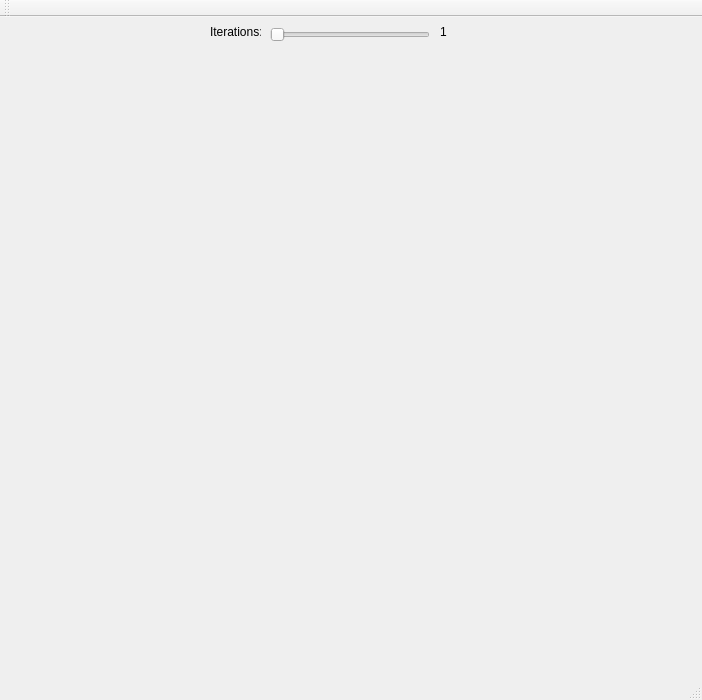
<?xml version="1.0" encoding="UTF-8"?>
<ui version="4.0">
 <class>SierpinskiSquare</class>
 <widget class="QMainWindow" name="SierpinskiSquare">
  <property name="geometry">
   <rect>
    <x>0</x>
    <y>0</y>
    <width>702</width>
    <height>700</height>
   </rect>
  </property>
  <property name="maximumSize">
   <size>
    <width>16777215</width>
    <height>700</height>
   </size>
  </property>
  <property name="windowTitle">
   <string>SierpinskiSquare</string>
  </property>
  <widget class="QWidget" name="centralWidget">
   <widget class="QSlider" name="horizontalSlider">
    <property name="geometry">
     <rect>
      <x>270</x>
      <y>10</y>
      <width>160</width>
      <height>16</height>
     </rect>
    </property>
    <property name="minimum">
     <number>1</number>
    </property>
    <property name="maximum">
     <number>8</number>
    </property>
    <property name="orientation">
     <enum>Qt::Horizontal</enum>
    </property>
    <property name="invertedAppearance">
     <bool>false</bool>
    </property>
   </widget>
   <widget class="QLabel" name="label">
    <property name="geometry">
     <rect>
      <x>210</x>
      <y>7</y>
      <width>51</width>
      <height>16</height>
     </rect>
    </property>
    <property name="text">
     <string>Iterations: </string>
    </property>
   </widget>
   <widget class="QLabel" name="label_2">
    <property name="geometry">
     <rect>
      <x>440</x>
      <y>7</y>
      <width>51</width>
      <height>16</height>
     </rect>
    </property>
    <property name="text">
     <string>1</string>
    </property>
   </widget>
  </widget>
  <widget class="QMenuBar" name="menuBar">
   <property name="geometry">
    <rect>
     <x>0</x>
     <y>0</y>
     <width>702</width>
     <height>20</height>
    </rect>
   </property>
  </widget>
  <widget class="QToolBar" name="mainToolBar">
   <attribute name="toolBarArea">
    <enum>TopToolBarArea</enum>
   </attribute>
   <attribute name="toolBarBreak">
    <bool>false</bool>
   </attribute>
  </widget>
  <widget class="QStatusBar" name="statusBar"/>
 </widget>
 <layoutdefault spacing="6" margin="11"/>
 <resources/>
 <connections>
  <connection>
   <sender>horizontalSlider</sender>
   <signal>valueChanged(int)</signal>
   <receiver>label_2</receiver>
   <slot>setNum(int)</slot>
   <hints>
    <hint type="sourcelabel">
     <x>283</x>
     <y>57</y>
    </hint>
    <hint type="destinationlabel">
     <x>463</x>
     <y>59</y>
    </hint>
   </hints>
  </connection>
 </connections>
</ui>
